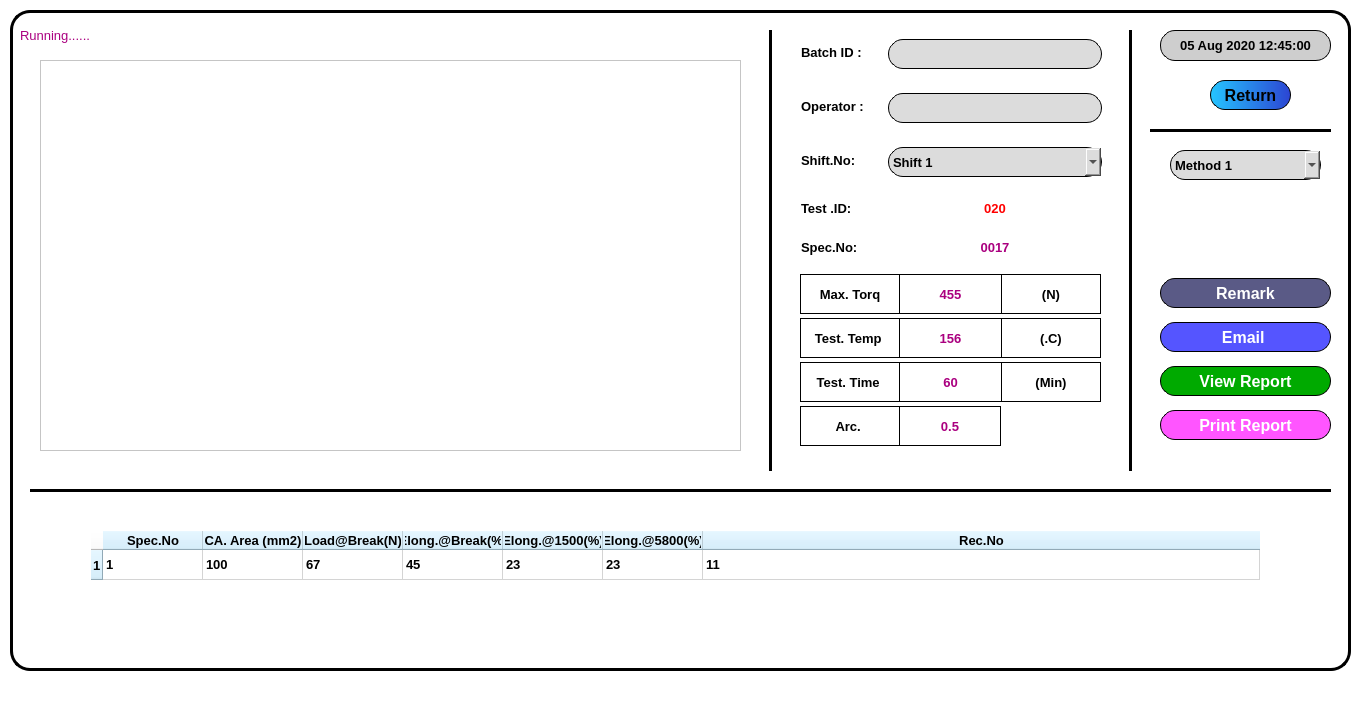
<?xml version="1.0" encoding="UTF-8"?>
<ui version="4.0">
 <class>MainWindow</class>
 <widget class="QMainWindow" name="MainWindow">
  <property name="geometry">
   <rect>
    <x>0</x>
    <y>0</y>
    <width>1365</width>
    <height>710</height>
   </rect>
  </property>
  <property name="baseSize">
   <size>
    <width>0</width>
    <height>0</height>
   </size>
  </property>
  <property name="windowTitle">
   <string>MainWindow</string>
  </property>
  <property name="styleSheet">
   <string notr="true">
background-color: rgb(255, 255, 255);

</string>
  </property>
  <widget class="QWidget" name="centralwidget">
   <property name="styleSheet">
    <string notr="true"/>
   </property>
   <widget class="QFrame" name="frame">
    <property name="geometry">
     <rect>
      <x>10</x>
      <y>10</y>
      <width>1341</width>
      <height>661</height>
     </rect>
    </property>
    <property name="font">
     <font>
      <family>MS Sans Serif</family>
     </font>
    </property>
    <property name="styleSheet">
     <string notr="true">#frame{
color: rgb(0, 0, 0);
border: 3px solid black;
border-radius: 20px;
}</string>
    </property>
    <property name="frameShape">
     <enum>QFrame::Box</enum>
    </property>
    <property name="frameShadow">
     <enum>QFrame::Plain</enum>
    </property>
    <property name="lineWidth">
     <number>3</number>
    </property>
    <widget class="QLabel" name="label_20">
     <property name="geometry">
      <rect>
       <x>1150</x>
       <y>20</y>
       <width>171</width>
       <height>31</height>
      </rect>
     </property>
     <property name="font">
      <font>
       <family>Arial</family>
       <pointsize>10</pointsize>
       <weight>75</weight>
       <bold>true</bold>
      </font>
     </property>
     <property name="cursor">
      <cursorShape>WhatsThisCursor</cursorShape>
     </property>
     <property name="styleSheet">
      <string notr="true">border: 1px solid black;color: rgb(0, 0, 0);border-radius:15px;
background-color: rgb(206, 206, 206);</string>
     </property>
     <property name="text">
      <string>05 Aug 2020 12:45:00</string>
     </property>
     <property name="alignment">
      <set>Qt::AlignCenter</set>
     </property>
    </widget>
    <widget class="QTableWidget" name="tableWidget">
     <property name="geometry">
      <rect>
       <x>80</x>
       <y>520</y>
       <width>1171</width>
       <height>121</height>
      </rect>
     </property>
     <property name="font">
      <font>
       <family>Arial</family>
       <pointsize>10</pointsize>
      </font>
     </property>
     <property name="cursor" stdset="0">
      <cursorShape>PointingHandCursor</cursorShape>
     </property>
     <property name="styleSheet">
      <string notr="true">#tableWidget{
color: rgb(0, 0, 0);
border: 1px solid white;
	alternate-background-color: rgb(232, 232, 232);
}
QHeaderView{

}
QHeaderView::section{
	background-color: rgb(203, 237, 255);
}
QTableWidget::item:hover{
background-color: rgb(208, 208, 208);}</string>
     </property>
     <property name="frameShape">
      <enum>QFrame::Box</enum>
     </property>
     <property name="frameShadow">
      <enum>QFrame::Plain</enum>
     </property>
     <property name="lineWidth">
      <number>3</number>
     </property>
     <property name="gridStyle">
      <enum>Qt::SolidLine</enum>
     </property>
     <property name="sortingEnabled">
      <bool>true</bool>
     </property>
     <attribute name="horizontalHeaderStretchLastSection">
      <bool>true</bool>
     </attribute>
     <row>
      <property name="text">
       <string>1</string>
      </property>
      <property name="font">
       <font>
        <family>Arial</family>
        <pointsize>10</pointsize>
        <weight>75</weight>
        <bold>true</bold>
       </font>
      </property>
     </row>
     <column>
      <property name="text">
       <string>Spec.No</string>
      </property>
      <property name="font">
       <font>
        <family>Arial</family>
        <pointsize>10</pointsize>
        <weight>75</weight>
        <bold>true</bold>
       </font>
      </property>
     </column>
     <column>
      <property name="text">
       <string>CA. Area (mm2)</string>
      </property>
      <property name="font">
       <font>
        <family>Arial</family>
        <pointsize>10</pointsize>
        <weight>75</weight>
        <bold>true</bold>
       </font>
      </property>
     </column>
     <column>
      <property name="text">
       <string>Load@Break(N)</string>
      </property>
      <property name="font">
       <font>
        <family>Arial</family>
        <pointsize>10</pointsize>
        <weight>75</weight>
        <bold>true</bold>
       </font>
      </property>
     </column>
     <column>
      <property name="text">
       <string>Elong.@Break(%)</string>
      </property>
      <property name="font">
       <font>
        <family>Arial</family>
        <pointsize>10</pointsize>
        <weight>75</weight>
        <bold>true</bold>
       </font>
      </property>
     </column>
     <column>
      <property name="text">
       <string>Elong.@1500(%)</string>
      </property>
      <property name="font">
       <font>
        <family>Arial</family>
        <pointsize>10</pointsize>
        <weight>75</weight>
        <bold>true</bold>
       </font>
      </property>
     </column>
     <column>
      <property name="text">
       <string>Elong.@5800(%)</string>
      </property>
      <property name="font">
       <font>
        <family>Arial</family>
        <pointsize>10</pointsize>
        <weight>75</weight>
        <bold>true</bold>
       </font>
      </property>
     </column>
     <column>
      <property name="text">
       <string>Rec.No</string>
      </property>
      <property name="font">
       <font>
        <family>Arial</family>
        <pointsize>10</pointsize>
        <weight>75</weight>
        <bold>true</bold>
       </font>
      </property>
     </column>
     <item row="0" column="0">
      <property name="text">
       <string>1</string>
      </property>
      <property name="font">
       <font>
        <family>Arial</family>
        <pointsize>10</pointsize>
        <weight>75</weight>
        <bold>true</bold>
       </font>
      </property>
     </item>
     <item row="0" column="1">
      <property name="text">
       <string>100</string>
      </property>
      <property name="font">
       <font>
        <family>Arial</family>
        <pointsize>10</pointsize>
        <weight>75</weight>
        <bold>true</bold>
       </font>
      </property>
     </item>
     <item row="0" column="2">
      <property name="text">
       <string>67</string>
      </property>
      <property name="font">
       <font>
        <family>Arial</family>
        <pointsize>10</pointsize>
        <weight>75</weight>
        <bold>true</bold>
       </font>
      </property>
     </item>
     <item row="0" column="3">
      <property name="text">
       <string>45</string>
      </property>
      <property name="font">
       <font>
        <family>Arial</family>
        <pointsize>10</pointsize>
        <weight>75</weight>
        <bold>true</bold>
       </font>
      </property>
     </item>
     <item row="0" column="4">
      <property name="text">
       <string>23</string>
      </property>
      <property name="font">
       <font>
        <family>Arial</family>
        <pointsize>10</pointsize>
        <weight>75</weight>
        <bold>true</bold>
       </font>
      </property>
     </item>
     <item row="0" column="5">
      <property name="text">
       <string>23</string>
      </property>
      <property name="font">
       <font>
        <family>Arial</family>
        <pointsize>10</pointsize>
        <weight>75</weight>
        <bold>true</bold>
       </font>
      </property>
     </item>
     <item row="0" column="6">
      <property name="text">
       <string>11</string>
      </property>
      <property name="font">
       <font>
        <family>Arial</family>
        <pointsize>10</pointsize>
        <weight>75</weight>
        <bold>true</bold>
       </font>
      </property>
     </item>
    </widget>
    <widget class="QComboBox" name="comboBox">
     <property name="geometry">
      <rect>
       <x>1160</x>
       <y>140</y>
       <width>151</width>
       <height>30</height>
      </rect>
     </property>
     <property name="minimumSize">
      <size>
       <width>0</width>
       <height>30</height>
      </size>
     </property>
     <property name="maximumSize">
      <size>
       <width>16777215</width>
       <height>30</height>
      </size>
     </property>
     <property name="font">
      <font>
       <family>Arial</family>
       <pointsize>10</pointsize>
       <weight>75</weight>
       <bold>true</bold>
      </font>
     </property>
     <property name="cursor">
      <cursorShape>OpenHandCursor</cursorShape>
     </property>
     <property name="styleSheet">
      <string notr="true">#comboBox{
	background-color: rgb(220, 220, 220);
color: rgb(0, 0, 0);
border-radius:15px;
border:1px solid black;
}</string>
     </property>
     <item>
      <property name="text">
       <string>Method 1</string>
      </property>
     </item>
     <item>
      <property name="text">
       <string>Method 2</string>
      </property>
     </item>
     <item>
      <property name="text">
       <string>Method 3</string>
      </property>
     </item>
     <item>
      <property name="text">
       <string>Method 4</string>
      </property>
     </item>
     <item>
      <property name="text">
       <string>Method 5</string>
      </property>
     </item>
     <item>
      <property name="text">
       <string>Method 6</string>
      </property>
     </item>
    </widget>
    <widget class="QPushButton" name="pushButton_9">
     <property name="geometry">
      <rect>
       <x>1200</x>
       <y>70</y>
       <width>81</width>
       <height>30</height>
      </rect>
     </property>
     <property name="maximumSize">
      <size>
       <width>120</width>
       <height>30</height>
      </size>
     </property>
     <property name="font">
      <font>
       <family>Arial</family>
       <pointsize>12</pointsize>
       <weight>75</weight>
       <bold>true</bold>
      </font>
     </property>
     <property name="cursor">
      <cursorShape>PointingHandCursor</cursorShape>
     </property>
     <property name="styleSheet">
      <string notr="true">#pushButton_9 {background:None;
background-color: qlineargradient(spread:pad, x1:0, y1:0, x2:1, y2:0, stop:0 rgb(37, 197, 255), stop:1  rgb(44, 69, 211));
	
	
border-radius:15px;
border-color: rgb(0, 0, 0);
border-style:outset;
border-width:3px;
border:1px solid black;
}
#pushButton_9:hover {
background-color: qlineargradient(spread:pad, x1:0, y1:0, x2:1, y2:0, stop:0 rgb(44, 69, 211), stop:1  rgb(37, 197, 255));
padding-bottom: 5px;
padding-right: 5px;
}

#pushButton_9:pressed {
background-color: rgb(37, 197, 255);
padding-top: 5px;
padding-left: 5px;
}</string>
     </property>
     <property name="text">
      <string>Return</string>
     </property>
    </widget>
    <widget class="Line" name="line">
     <property name="geometry">
      <rect>
       <x>20</x>
       <y>470</y>
       <width>1301</width>
       <height>20</height>
      </rect>
     </property>
     <property name="frameShadow">
      <enum>QFrame::Plain</enum>
     </property>
     <property name="lineWidth">
      <number>3</number>
     </property>
     <property name="orientation">
      <enum>Qt::Horizontal</enum>
     </property>
    </widget>
    <widget class="Line" name="line_3">
     <property name="geometry">
      <rect>
       <x>750</x>
       <y>20</y>
       <width>20</width>
       <height>441</height>
      </rect>
     </property>
     <property name="cursor">
      <cursorShape>SplitHCursor</cursorShape>
     </property>
     <property name="frameShadow">
      <enum>QFrame::Plain</enum>
     </property>
     <property name="lineWidth">
      <number>3</number>
     </property>
     <property name="orientation">
      <enum>Qt::Vertical</enum>
     </property>
    </widget>
    <widget class="Line" name="line_4">
     <property name="geometry">
      <rect>
       <x>1110</x>
       <y>20</y>
       <width>20</width>
       <height>441</height>
      </rect>
     </property>
     <property name="cursor">
      <cursorShape>SplitHCursor</cursorShape>
     </property>
     <property name="frameShadow">
      <enum>QFrame::Plain</enum>
     </property>
     <property name="lineWidth">
      <number>3</number>
     </property>
     <property name="orientation">
      <enum>Qt::Vertical</enum>
     </property>
    </widget>
    <widget class="Line" name="line_2">
     <property name="geometry">
      <rect>
       <x>1140</x>
       <y>110</y>
       <width>181</width>
       <height>20</height>
      </rect>
     </property>
     <property name="cursor">
      <cursorShape>SplitVCursor</cursorShape>
     </property>
     <property name="frameShadow">
      <enum>QFrame::Plain</enum>
     </property>
     <property name="lineWidth">
      <number>3</number>
     </property>
     <property name="orientation">
      <enum>Qt::Horizontal</enum>
     </property>
    </widget>
    <widget class="QGraphicsView" name="graphicsView">
     <property name="geometry">
      <rect>
       <x>30</x>
       <y>50</y>
       <width>701</width>
       <height>391</height>
      </rect>
     </property>
     <property name="cursor" stdset="0">
      <cursorShape>CrossCursor</cursorShape>
     </property>
    </widget>
    <widget class="QLabel" name="label_22">
     <property name="geometry">
      <rect>
       <x>10</x>
       <y>10</y>
       <width>661</width>
       <height>31</height>
      </rect>
     </property>
     <property name="font">
      <font>
       <family>Arial</family>
       <pointsize>10</pointsize>
       <weight>50</weight>
       <bold>false</bold>
      </font>
     </property>
     <property name="styleSheet">
      <string notr="true">color: rgb(170, 0, 127);</string>
     </property>
     <property name="text">
      <string>Running......</string>
     </property>
     <property name="alignment">
      <set>Qt::AlignLeading|Qt::AlignLeft|Qt::AlignVCenter</set>
     </property>
    </widget>
    <widget class="QWidget" name="">
     <property name="geometry">
      <rect>
       <x>790</x>
       <y>260</y>
       <width>301</width>
       <height>181</height>
      </rect>
     </property>
     <layout class="QGridLayout" name="gridLayout">
      <property name="spacing">
       <number>0</number>
      </property>
      <item row="0" column="0">
       <widget class="QLabel" name="label_16">
        <property name="maximumSize">
         <size>
          <width>16777215</width>
          <height>40</height>
         </size>
        </property>
        <property name="font">
         <font>
          <family>Arial</family>
          <pointsize>10</pointsize>
          <weight>75</weight>
          <bold>true</bold>
         </font>
        </property>
        <property name="styleSheet">
         <string notr="true">color: rgb(0, 0, 0);
border: 1px solid black;

</string>
        </property>
        <property name="text">
         <string>Max. Torq</string>
        </property>
        <property name="alignment">
         <set>Qt::AlignCenter</set>
        </property>
       </widget>
      </item>
      <item row="0" column="1">
       <widget class="QLabel" name="label_18">
        <property name="font">
         <font>
          <family>Arial</family>
          <pointsize>10</pointsize>
          <weight>75</weight>
          <bold>true</bold>
         </font>
        </property>
        <property name="styleSheet">
         <string notr="true">color: rgb(170, 0, 127);
border: 1px solid black;
border-left:none; 
border-right:none; </string>
        </property>
        <property name="text">
         <string>455</string>
        </property>
        <property name="alignment">
         <set>Qt::AlignCenter</set>
        </property>
       </widget>
      </item>
      <item row="0" column="2">
       <widget class="QLabel" name="label_19">
        <property name="font">
         <font>
          <family>Arial</family>
          <pointsize>10</pointsize>
          <weight>75</weight>
          <bold>true</bold>
         </font>
        </property>
        <property name="styleSheet">
         <string notr="true">color: rgb(0, 0, 0);border: 1px solid black;</string>
        </property>
        <property name="text">
         <string>(N)</string>
        </property>
        <property name="alignment">
         <set>Qt::AlignCenter</set>
        </property>
       </widget>
      </item>
      <item row="1" column="0">
       <widget class="QLabel" name="label_17">
        <property name="maximumSize">
         <size>
          <width>16777215</width>
          <height>40</height>
         </size>
        </property>
        <property name="font">
         <font>
          <family>Arial</family>
          <pointsize>10</pointsize>
          <weight>75</weight>
          <bold>true</bold>
         </font>
        </property>
        <property name="styleSheet">
         <string notr="true">border: 1px solid black;color: rgb(0, 0, 0);</string>
        </property>
        <property name="text">
         <string>Test. Temp </string>
        </property>
        <property name="alignment">
         <set>Qt::AlignCenter</set>
        </property>
       </widget>
      </item>
      <item row="1" column="1">
       <widget class="QLabel" name="label_23">
        <property name="font">
         <font>
          <family>Arial</family>
          <pointsize>10</pointsize>
          <weight>75</weight>
          <bold>true</bold>
         </font>
        </property>
        <property name="styleSheet">
         <string notr="true">border: 1px solid black;color: rgb(170, 0, 127);
border-left:none; 
border-right:none; </string>
        </property>
        <property name="text">
         <string>156</string>
        </property>
        <property name="alignment">
         <set>Qt::AlignCenter</set>
        </property>
       </widget>
      </item>
      <item row="1" column="2">
       <widget class="QLabel" name="label_24">
        <property name="font">
         <font>
          <family>Arial</family>
          <pointsize>10</pointsize>
          <weight>75</weight>
          <bold>true</bold>
         </font>
        </property>
        <property name="styleSheet">
         <string notr="true">border: 1px solid black;color: rgb(0, 0, 0);</string>
        </property>
        <property name="text">
         <string>(.C)</string>
        </property>
        <property name="alignment">
         <set>Qt::AlignCenter</set>
        </property>
       </widget>
      </item>
      <item row="2" column="0">
       <widget class="QLabel" name="label_25">
        <property name="maximumSize">
         <size>
          <width>16777215</width>
          <height>40</height>
         </size>
        </property>
        <property name="font">
         <font>
          <family>Arial</family>
          <pointsize>10</pointsize>
          <weight>75</weight>
          <bold>true</bold>
         </font>
        </property>
        <property name="styleSheet">
         <string notr="true">border: 1px solid black;color: rgb(0, 0, 0);</string>
        </property>
        <property name="text">
         <string>Test. Time </string>
        </property>
        <property name="alignment">
         <set>Qt::AlignCenter</set>
        </property>
       </widget>
      </item>
      <item row="2" column="1">
       <widget class="QLabel" name="label_26">
        <property name="font">
         <font>
          <family>Arial</family>
          <pointsize>10</pointsize>
          <weight>75</weight>
          <bold>true</bold>
         </font>
        </property>
        <property name="styleSheet">
         <string notr="true">border: 1px solid black;color: rgb(170, 0, 127);
border-left:none; 
border-right:none; </string>
        </property>
        <property name="text">
         <string>60</string>
        </property>
        <property name="alignment">
         <set>Qt::AlignCenter</set>
        </property>
       </widget>
      </item>
      <item row="2" column="2">
       <widget class="QLabel" name="label_27">
        <property name="font">
         <font>
          <family>Arial</family>
          <pointsize>10</pointsize>
          <weight>75</weight>
          <bold>true</bold>
         </font>
        </property>
        <property name="styleSheet">
         <string notr="true">border: 1px solid black;color: rgb(0, 0, 0);</string>
        </property>
        <property name="text">
         <string>(Min)</string>
        </property>
        <property name="alignment">
         <set>Qt::AlignCenter</set>
        </property>
       </widget>
      </item>
      <item row="3" column="0">
       <widget class="QLabel" name="label_28">
        <property name="maximumSize">
         <size>
          <width>16777215</width>
          <height>40</height>
         </size>
        </property>
        <property name="font">
         <font>
          <family>Arial</family>
          <pointsize>10</pointsize>
          <weight>75</weight>
          <bold>true</bold>
         </font>
        </property>
        <property name="styleSheet">
         <string notr="true">border: 1px solid black;color: rgb(0, 0, 0);</string>
        </property>
        <property name="text">
         <string>Arc. </string>
        </property>
        <property name="alignment">
         <set>Qt::AlignCenter</set>
        </property>
       </widget>
      </item>
      <item row="3" column="1">
       <widget class="QLabel" name="label_29">
        <property name="font">
         <font>
          <family>Arial</family>
          <pointsize>10</pointsize>
          <weight>75</weight>
          <bold>true</bold>
         </font>
        </property>
        <property name="styleSheet">
         <string notr="true">border: 1px solid black;color: rgb(170, 0, 127);
border-left:none; 
</string>
        </property>
        <property name="text">
         <string>0.5</string>
        </property>
        <property name="alignment">
         <set>Qt::AlignCenter</set>
        </property>
       </widget>
      </item>
     </layout>
    </widget>
    <widget class="QWidget" name="">
     <property name="geometry">
      <rect>
       <x>1150</x>
       <y>260</y>
       <width>171</width>
       <height>181</height>
      </rect>
     </property>
     <layout class="QVBoxLayout" name="verticalLayout">
      <item>
       <widget class="QPushButton" name="pushButton_8">
        <property name="maximumSize">
         <size>
          <width>16777215</width>
          <height>30</height>
         </size>
        </property>
        <property name="font">
         <font>
          <family>Arial</family>
          <pointsize>12</pointsize>
          <weight>75</weight>
          <bold>true</bold>
         </font>
        </property>
        <property name="cursor">
         <cursorShape>PointingHandCursor</cursorShape>
        </property>
        <property name="styleSheet">
         <string notr="true">#pushButton_8{
background-color: rgb(90, 90, 134);
color: rgb(255, 255, 255);
border-radius: 15px;
border:1px solid black;
}
#pushButton_8:hover{
border:2px solid white;
padding-bottom: 3px;
padding-right: 3px;
}
#pushButton_8:pressed{
border:none;
padding-top: 5px;
padding-left: 5px;
}</string>
        </property>
        <property name="text">
         <string>Remark</string>
        </property>
       </widget>
      </item>
      <item>
       <widget class="QPushButton" name="pushButton_5">
        <property name="maximumSize">
         <size>
          <width>16777215</width>
          <height>30</height>
         </size>
        </property>
        <property name="font">
         <font>
          <family>Arial</family>
          <pointsize>12</pointsize>
          <weight>75</weight>
          <bold>true</bold>
         </font>
        </property>
        <property name="cursor">
         <cursorShape>PointingHandCursor</cursorShape>
        </property>
        <property name="styleSheet">
         <string notr="true">#pushButton_5{
background-color: rgb(85, 85, 255);
color: rgb(255, 255, 255);
border-radius: 15px;
border:1px solid black;
}
#pushButton_5:hover{
border:2px solid white;
padding-bottom: 3px;
padding-right: 3px;
}
#pushButton_5:pressed{
border:none;
padding-top: 5px;
padding-left: 5px;
}</string>
        </property>
        <property name="text">
         <string>Email </string>
        </property>
       </widget>
      </item>
      <item>
       <widget class="QPushButton" name="pushButton_6">
        <property name="minimumSize">
         <size>
          <width>0</width>
          <height>30</height>
         </size>
        </property>
        <property name="font">
         <font>
          <family>Arial</family>
          <pointsize>12</pointsize>
          <weight>75</weight>
          <bold>true</bold>
         </font>
        </property>
        <property name="cursor">
         <cursorShape>PointingHandCursor</cursorShape>
        </property>
        <property name="styleSheet">
         <string notr="true">#pushButton_6{
background-color: rgb(0, 170, 0);
color: rgb(255, 255, 255);
border-radius: 15px;
border:1px solid black;
}
#pushButton_6:hover{
border:2px solid white;
padding-bottom: 3px;
padding-right: 3px;
}
#pushButton_6:pressed{
border:none;
padding-top: 5px;
padding-left: 5px;
}</string>
        </property>
        <property name="text">
         <string>View Report</string>
        </property>
       </widget>
      </item>
      <item>
       <widget class="QPushButton" name="pushButton_7">
        <property name="minimumSize">
         <size>
          <width>0</width>
          <height>30</height>
         </size>
        </property>
        <property name="font">
         <font>
          <family>Arial</family>
          <pointsize>12</pointsize>
          <weight>75</weight>
          <bold>true</bold>
         </font>
        </property>
        <property name="cursor">
         <cursorShape>PointingHandCursor</cursorShape>
        </property>
        <property name="styleSheet">
         <string notr="true">#pushButton_7{
background-color: rgb(255, 85, 255);
color: rgb(255, 255, 255);
border-radius: 15px;
border:1px solid black;
}
#pushButton_7:hover{
border:2px solid white;
padding-bottom: 3px;
padding-right: 3px;
}
#pushButton_7:pressed{
border:none;
padding-top: 5px;
padding-left: 5px;
}</string>
        </property>
        <property name="text">
         <string>Print Report</string>
        </property>
       </widget>
      </item>
     </layout>
    </widget>
    <widget class="QWidget" name="">
     <property name="geometry">
      <rect>
       <x>791</x>
       <y>29</y>
       <width>301</width>
       <height>220</height>
      </rect>
     </property>
     <layout class="QFormLayout" name="formLayout">
      <property name="horizontalSpacing">
       <number>24</number>
      </property>
      <property name="verticalSpacing">
       <number>24</number>
      </property>
      <item row="0" column="0">
       <widget class="QLabel" name="label_9">
        <property name="font">
         <font>
          <family>Arial</family>
          <pointsize>10</pointsize>
          <weight>75</weight>
          <bold>true</bold>
         </font>
        </property>
        <property name="cursor">
         <cursorShape>BlankCursor</cursorShape>
        </property>
        <property name="styleSheet">
         <string notr="true">color: rgb(0, 0, 0);</string>
        </property>
        <property name="text">
         <string>Batch ID :</string>
        </property>
        <property name="alignment">
         <set>Qt::AlignLeading|Qt::AlignLeft|Qt::AlignVCenter</set>
        </property>
       </widget>
      </item>
      <item row="0" column="1">
       <widget class="QLineEdit" name="lineEdit_3">
        <property name="minimumSize">
         <size>
          <width>0</width>
          <height>30</height>
         </size>
        </property>
        <property name="maximumSize">
         <size>
          <width>16777215</width>
          <height>30</height>
         </size>
        </property>
        <property name="font">
         <font>
          <family>Arial</family>
          <pointsize>10</pointsize>
          <weight>75</weight>
          <bold>true</bold>
         </font>
        </property>
        <property name="styleSheet">
         <string notr="true">#lineEdit_3 {background:None;background-color: rgb(220, 220, 220);border: 1px solid rgba(131,131,131,255);border-radius: 15px;border:1px solid black;}#lineEdit_3:hover {background-color: rgb(220, 220, 220);border: 3px solid;	border-color: rgb(255, 255, 255);border-radius: 15px;}#lineEdit_3:focus{background-color: rgb(255, 255, 255);border: 1px solid rgba(131,131,131,255);border-radius: 15px}</string>
        </property>
        <property name="alignment">
         <set>Qt::AlignCenter</set>
        </property>
       </widget>
      </item>
      <item row="1" column="0">
       <widget class="QLabel" name="label_10">
        <property name="font">
         <font>
          <family>Arial</family>
          <pointsize>10</pointsize>
          <weight>75</weight>
          <bold>true</bold>
         </font>
        </property>
        <property name="styleSheet">
         <string notr="true">color: rgb(0, 0, 0);</string>
        </property>
        <property name="text">
         <string>Operator :</string>
        </property>
        <property name="alignment">
         <set>Qt::AlignLeading|Qt::AlignLeft|Qt::AlignVCenter</set>
        </property>
       </widget>
      </item>
      <item row="1" column="1">
       <widget class="QLineEdit" name="lineEdit_4">
        <property name="minimumSize">
         <size>
          <width>0</width>
          <height>30</height>
         </size>
        </property>
        <property name="maximumSize">
         <size>
          <width>16777215</width>
          <height>30</height>
         </size>
        </property>
        <property name="font">
         <font>
          <family>Arial</family>
          <pointsize>12</pointsize>
          <weight>75</weight>
          <bold>true</bold>
         </font>
        </property>
        <property name="styleSheet">
         <string notr="true">#lineEdit_4 {background:None;background-color: rgb(220, 220, 220);border: 1px solid rgba(131,131,131,255);border-radius: 15px;border:1px solid black;}#lineEdit_4:hover {background-color: rgb(220, 220, 220);border: 3px solid;	border-color: rgb(255, 255, 255);border-radius: 15px;}#lineEdit_4:focus{background-color: rgb(255, 255, 255);border: 1px solid rgba(131,131,131,255);border-radius: 15px}</string>
        </property>
        <property name="alignment">
         <set>Qt::AlignCenter</set>
        </property>
       </widget>
      </item>
      <item row="2" column="0">
       <widget class="QLabel" name="label_15">
        <property name="font">
         <font>
          <family>Arial</family>
          <pointsize>10</pointsize>
          <weight>75</weight>
          <bold>true</bold>
         </font>
        </property>
        <property name="styleSheet">
         <string notr="true">color: rgb(0, 0, 0);</string>
        </property>
        <property name="text">
         <string>Shift.No:</string>
        </property>
        <property name="alignment">
         <set>Qt::AlignLeading|Qt::AlignLeft|Qt::AlignVCenter</set>
        </property>
       </widget>
      </item>
      <item row="2" column="1">
       <widget class="QComboBox" name="comboBox_2">
        <property name="minimumSize">
         <size>
          <width>0</width>
          <height>30</height>
         </size>
        </property>
        <property name="maximumSize">
         <size>
          <width>16777215</width>
          <height>30</height>
         </size>
        </property>
        <property name="font">
         <font>
          <family>Arial</family>
          <pointsize>10</pointsize>
          <weight>75</weight>
          <bold>true</bold>
         </font>
        </property>
        <property name="cursor">
         <cursorShape>OpenHandCursor</cursorShape>
        </property>
        <property name="styleSheet">
         <string notr="true">#comboBox_2{
	background-color: rgb(220, 220, 220);
color: rgb(0, 0, 0);
border-radius:15px;
border:1px solid black;
}</string>
        </property>
        <item>
         <property name="text">
          <string>Shift 1</string>
         </property>
        </item>
        <item>
         <property name="text">
          <string>Shift  2</string>
         </property>
        </item>
        <item>
         <property name="text">
          <string>Shift  3</string>
         </property>
        </item>
        <item>
         <property name="text">
          <string>Shift  4</string>
         </property>
        </item>
       </widget>
      </item>
      <item row="3" column="0">
       <widget class="QLabel" name="label_13">
        <property name="font">
         <font>
          <family>Arial</family>
          <pointsize>10</pointsize>
          <weight>75</weight>
          <bold>true</bold>
         </font>
        </property>
        <property name="styleSheet">
         <string notr="true">color: rgb(0, 0, 0);</string>
        </property>
        <property name="text">
         <string>Test .ID:</string>
        </property>
        <property name="alignment">
         <set>Qt::AlignLeading|Qt::AlignLeft|Qt::AlignVCenter</set>
        </property>
       </widget>
      </item>
      <item row="3" column="1">
       <widget class="QLabel" name="label_14">
        <property name="font">
         <font>
          <family>Arial</family>
          <pointsize>10</pointsize>
          <weight>75</weight>
          <bold>true</bold>
         </font>
        </property>
        <property name="styleSheet">
         <string notr="true">color: rgb(255, 0, 0);</string>
        </property>
        <property name="text">
         <string>020</string>
        </property>
        <property name="alignment">
         <set>Qt::AlignCenter</set>
        </property>
       </widget>
      </item>
      <item row="4" column="0">
       <widget class="QLabel" name="label_11">
        <property name="font">
         <font>
          <family>Arial</family>
          <pointsize>10</pointsize>
          <weight>75</weight>
          <bold>true</bold>
         </font>
        </property>
        <property name="styleSheet">
         <string notr="true">color: rgb(0, 0, 0);</string>
        </property>
        <property name="text">
         <string>Spec.No:</string>
        </property>
        <property name="alignment">
         <set>Qt::AlignLeading|Qt::AlignLeft|Qt::AlignVCenter</set>
        </property>
       </widget>
      </item>
      <item row="4" column="1">
       <widget class="QLabel" name="label_12">
        <property name="font">
         <font>
          <family>Arial</family>
          <pointsize>10</pointsize>
          <weight>75</weight>
          <bold>true</bold>
         </font>
        </property>
        <property name="styleSheet">
         <string notr="true">color: rgb(170, 0, 127);</string>
        </property>
        <property name="text">
         <string>0017</string>
        </property>
        <property name="alignment">
         <set>Qt::AlignCenter</set>
        </property>
       </widget>
      </item>
     </layout>
    </widget>
   </widget>
  </widget>
  <widget class="QStatusBar" name="statusbar"/>
 </widget>
 <resources/>
 <connections/>
</ui>
